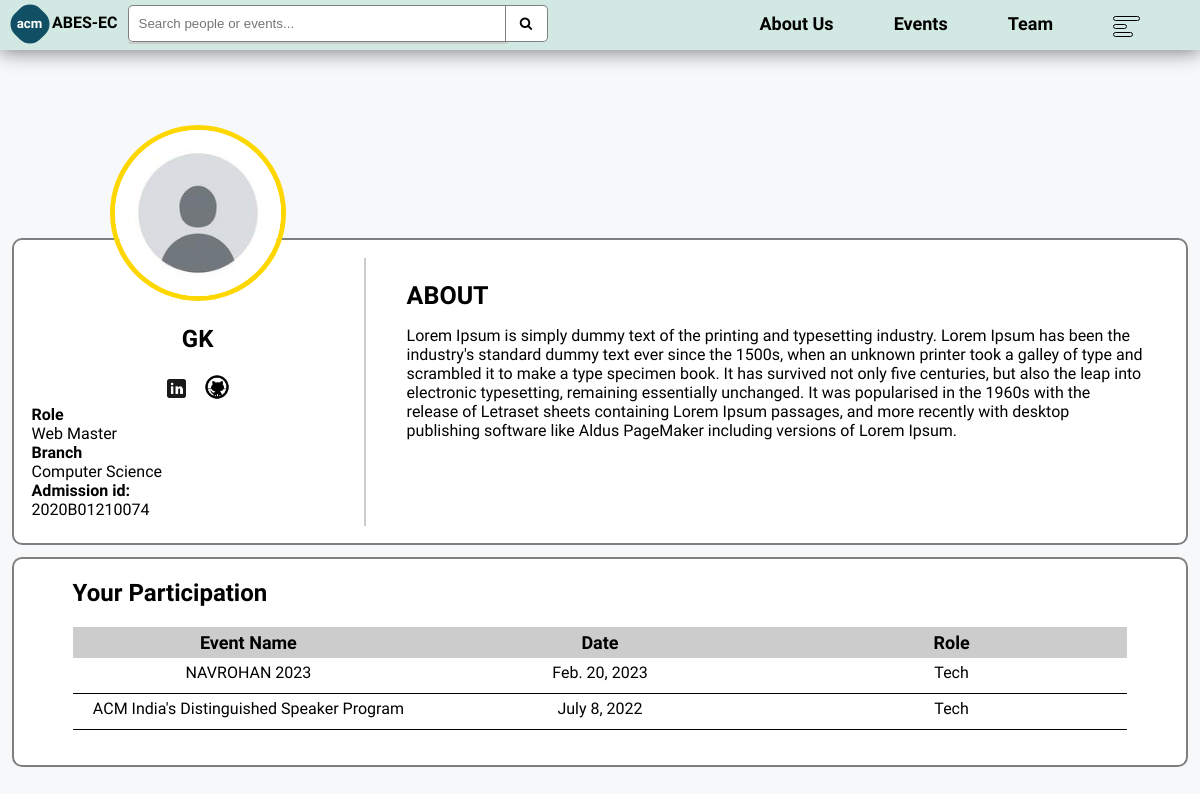
Before: /profile/gitansh with the older database file.
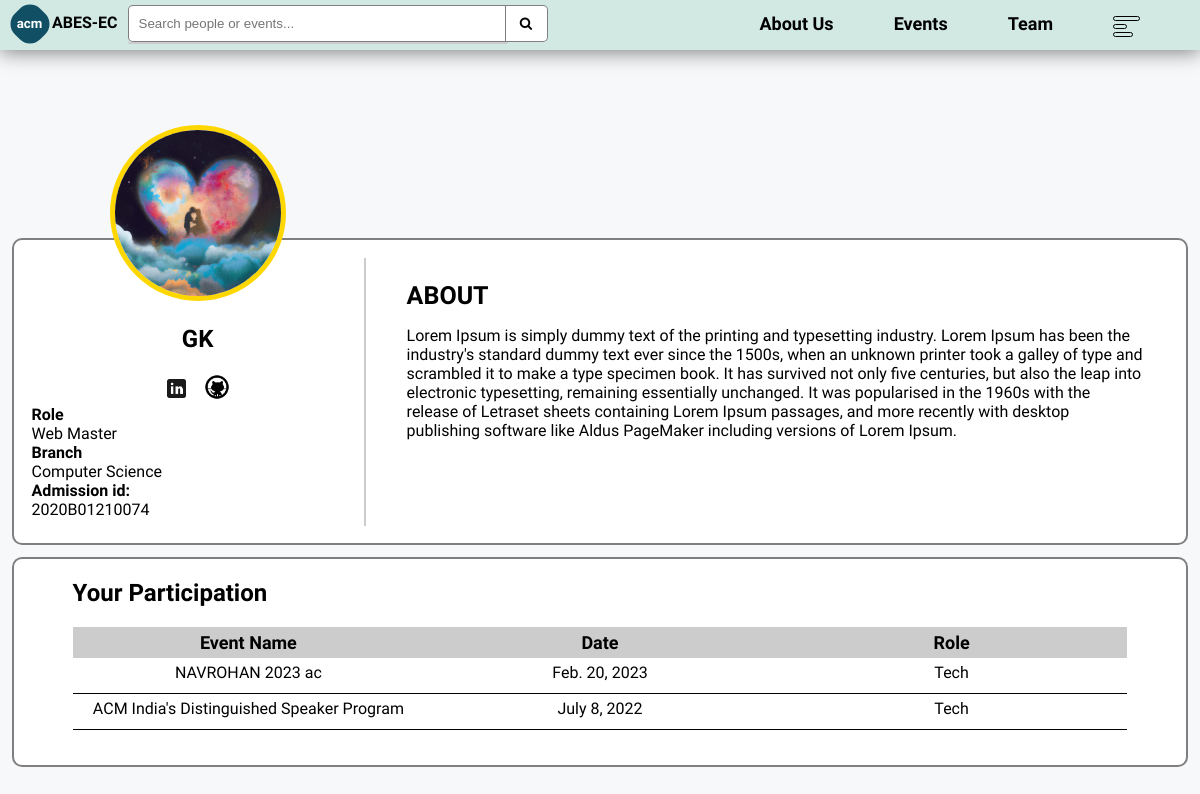
After: the same page with the newer database file.
### base/models.py (models this page shows, shortened)
class Member(models.Model):
    user = models.OneToOneField(User, on_delete= models.CASCADE, default="", related_name="member")
    name = models.CharField(max_length= 100)
    email = models.EmailField(max_length= 254, default="")
    admission = models.CharField(max_length=50, default="",blank=True)
    year = models.CharField(max_length=20, choices=[('1st', 'First year'), ('2nd', 'Second year'), ('3rd', 'Third year')], default="1st")
    mobile_no = models.CharField(max_length=10, default="")
    faculty = models.BooleanField(default=False)
    profile_pic = models.ImageField(upload_to="images/profile_pics", default="images/default.png")
    linked_in = models.CharField(max_length=150, default="", null=True, blank=True)
    github = models.CharField(max_length=150, default="", null=True, blank=True)
    w_chapter = models.BooleanField(default=False)
    core = models.CharField(max_length= 50, null=True, blank=True)
    role = models.CharField(max_length= 100, null=True, blank=True)
    short_desc = models.TextField(default="Hello, I love being in ACM's core team", blank=True)
    desc = models.TextField(default="Hello, I love being in ACM's core team", blank=True)
    unique_url = models.CharField(max_length=255, blank=True)
    url_timeout = models.TimeField(auto_now= False, auto_now_add=False, null=True, blank=False)

class Event(models.Model):
    name = models.CharField(max_length= 150)
    description = models.TextField(null= True, blank= True)
    details = RichTextField(null=True, blank=True)
    location = models.CharField(max_length= 150, null=True, blank=True)
    image = models.ImageField(upload_to="images/events/")
    tag = models.ManyToManyField(Tag, blank=True, related_name="events")
    fee = models.CharField(max_length= 5, default= 0)
    ongoing = models.BooleanField(default=False)
    team_members = models.IntegerField(default=1)
    coordinator = models.ManyToManyField(Member, blank=True, related_name="coordinated")
    updated = models.DateTimeField(auto_now= True)
    created = models.DateTimeField(auto_now_add= True)
    event_date = models.DateTimeField()
    end_date = models.DateTimeField(null=True, blank=True)
    participants = models.ManyToManyField(Student, blank=True, related_name="participated")
    first = models.ManyToManyField(Student, blank=True, related_name="first")
    second = models.ManyToManyField(Student, blank=True, related_name="second")
    third = models.ManyToManyField(Student, blank=True, related_name="third")

### base/views.py (the view)
# urls.py: path('profile/<str:pk>', views.profile, name="profile"),
def profile(request, pk):
    try:
        user = Member.objects.get(user=User.objects.get(username=pk))
        is_mem = True
        events_info = user.coordinated.all()
    except:
        is_mem = False
        user = Student.objects.get(user=User.objects.get(username=pk))
        events_info = user.participated.all()
    context = {"user":user, "is_owner": request.user == user.user, "member": is_mem, "event_info":events_info}
    return render(request, 'base/myprofile.html', context)

### base/templates/base/myprofile.html (shortened to what this page needs)
{% extends "main.html" %}
{% block content %}
<div style="height: calc(100% - 50px);display: flex; position: relative;">
    <div class="prof-container">
        <div class="inner">
            <div class="left-pane">
                <div style="text-align: center;">
                    <img src="/{{user.profile_pic}}" width="50%" style="margin-top: -40%; border-radius: 50%;{% if member %} border: 5px solid {% if user.year == '3rd' or user.faculty %} gold {% elif user.year == '2nd' %} silver {% else %} brown {% endif %} {% endif %};">
                    <h2>{{user.name}}</h2>
                    {% if user.linked_in %}<a href="https://{{user.linked_in}}" style="margin-right: 10px;"><img src="/images/icons/linkedin.png" width="25px"></a>{% endif %}
                    {% if user.github %}<a href="https://{{user.github}}"><img src="/images/icons/github.png" width="28px"></a>{% endif %}
                </div>
                <div>
                    {% if member %}
                        <div style="font-weight: bold;">Role </div>
                        <div>{{user.role}}</div>
                    {% endif %}
                    {% if user.core %}
                        <div style="font-weight: bold;">Branch </div>
                        <div>{{user.core}}</div>
                    {% elif is_owner %}
                    <div><a href="{% url 'edit_profile' %}">Add Branch</a></div>{% endif %}
                    {% if user.admission %}
                        <div style="font-weight: bold;">Admission id: </div>
                        <div>{{user.admission}}</div>
                    {% elif is_owner %}
                        <div><a href="{% url 'edit_profile' %}">Add Admisssion no.</a></div>{% endif %}
                </div>
            </div>
            <div style="margin: 5%;">
                <div>
                    <span style="font-size: 25px; font-weight: bold;">ABOUT</span>
                </div>
                <p>{{user.desc}}</p>
            </div>
        </div>
        <div style="background-color: white;border: 2px solid rgba(0, 0, 0, 0.5);border-radius: 10px; margin-bottom: 5%;">
            <section style="margin-left: 5%;">
                <h2>Your Participation</h2>
            </section>
            <div style="display: grid; grid-template-columns: 1fr 1fr 1fr; margin: 0 5% 0 5%; text-align: center; margin-bottom: 3%;">
                <div class="heading">Event Name</div>
                <div class="heading">Date</div>
                {% if member %}
                    <div class="heading">Role</div>
                    {% if event_info %}
                        {% for event in event_info %}
                            <a href="{% url 'event' event.name %}" style="text-decoration: none;">
                                <div class="tvalues">{{event.name}}</div>
                            </a>
                            <div class="tvalues">{{event.event_date.date}}</div>
                            <div class="tvalues">Tech</div>
                        {% endfor %}
                    {% else %}
                        {% if is_owner %}
                        <div></div>
                        <div>You have not coordinated in any events yet</div>
                        <div></div>
                        {% endif %}
                    {% endif %}
                {% endif %}
            </div>
        </div>
    </div>
</div>
{% endblock %}

Changed rows visible on the page:
changed Member "GK": profile_pic: picture added in place of a placeholder
changed Event: name "NAVROHAN 2023" → "NAVROHAN 2023 ac"
